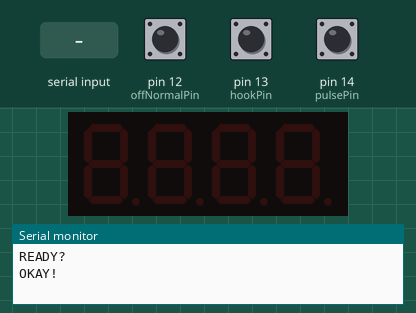
Simulated run of this sketch. Board: Arduino Mega 2560, built with avr-gcc and run on an emulated ATmega2560. On the bench: 4-digit seven-segment display, the last lines printed to the serial monitor. Inputs (shaded band) come from the test bench; at power-on: pin 13 (hookPin) HIGH, pin 12 (offNormalPin) HIGH, pin 14 (pulsePin) HIGH.

Above: at 1.2 s.
1.3 s: pin 13 (hookPin) pulled LOW for 0.15 s
At 1.9 s:
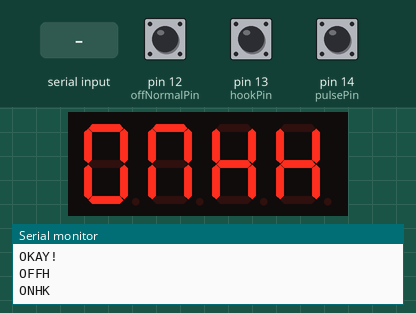
3.5 s: "INCOMING\n" received over Serial
At 5.6 s:
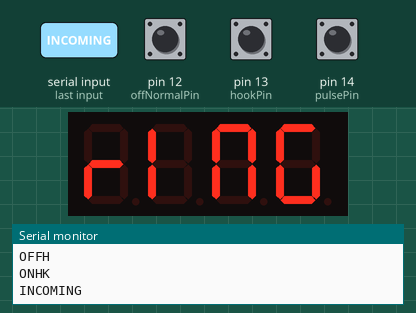
6.5 s: "ENDED\n" received over Serial
At 7.9 s:
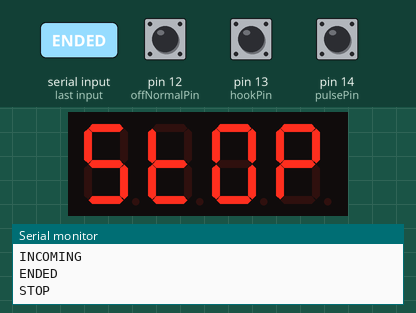
9.5 s: "HALT\n" received over Serial
At 11.4 s:
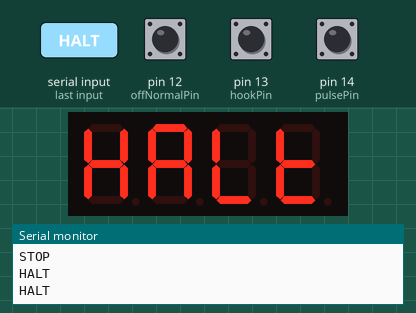
Timing chart, 0 to 12.9 s (numbered marks = the images above; inputs shaded):
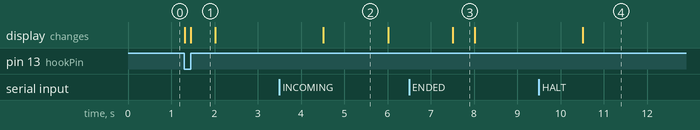

The sketch:

VintagePhone.ino
```cpp
#include "Phone.h"

const int pulsePin = 14;
const int offNormalPin = 12;
const int hookPin = 13;
const int ringerPin = 2;
const int ringerClockPin = 23;

Phone phone = Phone(hookPin, pulsePin, offNormalPin, ringerPin);

void setup() {
  Serial.begin(115200);
  while (!Serial) {}
  Serial.println("READY?");
  phone.begin();
  Serial.println("OKAY!");
}

void loop() {
  phone.update();
}
```

Dial.cpp
```cpp
#include "Dial.h"
#include "Ringer.h"

Dial::Dial(int pulsePin, int offNormalPin, Callback receiveDigit, Phone *phone)
  : pulsePin(pulsePin), offNormalPin(offNormalPin), onEmit(receiveDigit), phone(phone) {
}

void Dial::begin()
{
  pulse.attach(pulsePin, INPUT_PULLUP);
  pulse.interval(5);
  pulse.setPressedState(HIGH);

  offNormal.attach(offNormalPin, INPUT_PULLUP);
  offNormal.interval(5);
  offNormal.setPressedState(LOW);
}

void Dial::update()
{
  pulse.update();
  offNormal.update();

  if (offNormal.fell())
  {
    pulseCount = 0;
  } else if (offNormal.rose()) {
    emitDigit();
  } else if (pulse.rose())
  {
    pulseCount++;
  }
}

void Dial::clear() {
  number = "";
}

void Dial::emitDigit() {
  int digit = (pulseCount) % 10;
  pulseCount = 0;

  if (phone) {
    (phone->*onEmit)(digit);
  }
  number = number + digit;
  if (number.length() == 10) {
    emitNumber();
  }
}

void Dial::emitNumber() {
  Serial.println(number);
  clear();
}
```

Dial.h
```cpp
#ifndef DIAL_H
#define DIAL_H

#include <Bounce2.h>
#include "Ringer.h"

class Phone;
typedef void (Phone::*Callback)(int digit);

class Dial {
  public:
    Dial(int pulsePin, int offNormalPin, Callback receiveDigit, Phone *phone);
    void begin();
    void update();
    void clear();

  private:
    String number = "";

    const int pulsePin;
    const int offNormalPin;
    Ringer *ringer;
    Callback onEmit;
    Phone *phone;

    unsigned short pulseCount = 0;

    Bounce2::Button pulse;
    Bounce2::Button offNormal;

    void emitDigit();
    void emitNumber();
};


#endif // DIAL_H
```

Display.cpp
```cpp
#include "Display.h"

Display::Display(int clockPin, int dataPin) : tm(clockPin, dataPin) {}

void Display::begin() {
  tm.begin();
  tm.setBrightness(4);
  tm.clearScreen();
}

void Display::activate() {
  display("RING");
}

void Display::deactivate() {
}

void Display::update() {
  if (!(millis() % 2000)) {
    tm.clearScreen();
  }
}

void Display::display(String msg) {
  tm.display(msg);
}
```

Display.h
```cpp
#ifndef SEGMENTRINGER_H
#define SEGMENTRINGER_H

#import "Ringer.h"
#include <TM1637.h>


class Display : public Ringer {
  public:
    Display(int clockPin, int dataPin);
    void begin() override;
    void activate() override;
    void deactivate() override;
    void update() override;
    void display(String msg) override;
  private:
    TM1637 tm;
};

#endif
```

Magnet.cpp
```cpp
#include "Magnet.h"

Magnet::Magnet(int pin) : pin(pin), activated(false) {}

void Magnet::begin() {
  pinMode(pin, OUTPUT);
  deactivate();
}

void Magnet::activate() {
  digitalWrite(pin, HIGH);
  Serial.println("MAGNET ON");
}

void Magnet::deactivate() {
  digitalWrite(pin, LOW);
  Serial.println("MAGNET OFF");
}

void Magnet::pulse(int onInterval, int offInterval) {
  activate();
  delay(onInterval);
  deactivate();
  delay(offInterval);
}
```

Magnet.h
```cpp
#ifndef MAGNET_H
#define MAGNET_H

#include <Arduino.h>

class Magnet {
  public:
    Magnet(int pin);
    void begin();
    void activate();
    void deactivate();
    void pulse(int onInterval, int offInterval);
  private:
    const int pin;
    bool activated;
    int onInterval;
    int offInterval;
};

#endif
```

Mp3Ringer.cpp
```cpp
#include "Mp3Ringer.h"

Mp3Ringer::Mp3Ringer() {}

void Mp3Ringer::begin() {
  Serial1.begin(9600);
  dfp1.begin(Serial1, true, true);
  dfp1.volume(24);
}

void Mp3Ringer::activate() {
  dfp1.play(1);
}

void Mp3Ringer::deactivate() {
  dfp1.stop();
}

void Mp3Ringer::display(String msg) {
}

void Mp3Ringer::update() {
}
```

Mp3Ringer.h
```cpp
#ifndef MP3RINGER_H
#define MP3RINGER_H

#import "Ringer.h"
#include "DFRobotDFPlayerMini.h"


class Mp3Ringer : public Ringer {
  public:
    Mp3Ringer();
    void begin() override;
    void activate() override;
    void deactivate() override;
    void update() override;
    void display(String msg) override;
  private:
    DFRobotDFPlayerMini dfp1;

};

#endif
```

Phone.cpp
```cpp
#include <Arduino.h>
#include "Dial.h"
#include "Phone.h"
#include "Mp3Ringer.h"
#include "SolenoidRinger.h"
#include "Display.h"

Phone::Phone(int hookPin, int pulsePin, int offNormalPin, int ringerPin) : hookPin(hookPin),
  pulsePin(pulsePin),
  offNormalPin(offNormalPin),
  hook(),
  ringer(new Display(21, 23)),
  dial(pulsePin, offNormalPin, &Phone::receiveDigit, this)
{
}

void Phone::begin()
{
  hook.attach(hookPin, INPUT_PULLUP);
  hook.interval(5);
  hook.setPressedState(LOW);

  dial.begin();
  ringer->begin();

}

void Phone::reset() {
  while (true);
}

bool Phone::handleEvent(String command) {
  Serial.println(command);

  if (command == "INCOMING") {
    if (!isOnHook()) {
      report("BUSY");
    } else {
      ringer->activate();
    }
    return true;
  } else if (command == "ENDED") {
    ringer->deactivate();
    report("STOP");
    return true;
  } else if (command == "HALT") {
    report("HALT");
    while (true);
    return true;
  }
  return false;
}


void Phone::handleInput() {
  if (Serial.available()) {
    String command = Serial.readString();
    command.toUpperCase();
    command.trim();
    bool handled = handleEvent(command);
    if (!handled) {
      report("ERR ");
    }
  }
}

bool Phone::wasHungUp() {
  return hook.rose();
}

bool Phone::wasPickedUp() {
  return hook.fell();
}

void Phone::update()
{
  handleInput();
  hook.update();

  if (wasHungUp()) {
    report("ONHK");
    dial.clear();
  }

  if (wasPickedUp()) {
    report("OFFH");
    ringer->deactivate();
  }

  if (!isOnHook()) {
    dial.update();
  }

  ringer->update();
}

bool Phone::isOnHook()
{
  bool pressed = hook.read();
  return pressed;
}

void Phone::report(String msg) {
  Serial.println(msg);
  ringer->display(msg);
}

void Phone::receiveDigit(int digit) {
  String msg = "DGT";
  msg += digit;
  report(msg);
}
```

Phone.h
```cpp
#ifndef PHONE_H
#define PHONE_H

#include <Bounce2.h>
#include "Dial.h"
#include "Ringer.h"

class Phone
{
  public:
    Phone(int hookPin, int pulsePin, int offNormalPin, int ringerPin);
    void begin();
    void update();
    bool isOnHook();
    void report(String msg);
    void receiveDigit(int digit);

  private:
    const int hookPin;
    const int pulsePin;
    const int offNormalPin;

    Bounce2::Button hook;
    Dial dial;
    Ringer* ringer;

    void handleInput();
    bool handleEvent(String command);

    bool wasHungUp();
    bool wasPickedUp();

    void reset();
};

#endif // PHONE_H
```

Ringer.h
```cpp
#ifndef RINGER_H
#define RINGER_H

#include <Arduino.h>

enum class RingerState {
  OFF,
  RESTING,
  RINGING
};

class Ringer {
  public:
    virtual void begin() = 0;
    virtual void activate() = 0;
    virtual void deactivate() = 0;
    virtual void update() = 0;
    virtual void display(String msg) = 0;
};

#endif
```

SolenoidRinger.cpp
```cpp
#include <Arduino.h>
#include "SolenoidRinger.h"

SolenoidRinger::SolenoidRinger(int pin) : magnet(pin), isActivated(false) {}
SolenoidRinger::~SolenoidRinger() {
  magnet.deactivate();
}

void SolenoidRinger::begin() {
  magnet.begin();
  isActivated = false;
}

void SolenoidRinger::activate() {
  isActivated = true;
  isPulsing = true;
  lastCycleStarted = millis();
  Serial.println("RINGING");
}

void SolenoidRinger::deactivate() {
  isActivated = false;
  isPulsing = false;
  Serial.println("STOPPED");
}

void SolenoidRinger::update() {
  if (isActivated) {
    if (isPulsing) {
      magnet.pulse(24, 24);
    }

    auto timeSinceBeginning = millis() - lastCycleStarted;
    bool isReadyToSwitch = timeSinceBeginning > (isActivated ? 2000 : 4000);

    if (isReadyToSwitch) {
      isPulsing = !isPulsing;
      lastCycleStarted = millis();
    }
  }
}

void SolenoidRinger::display(String msg) {
}
```

SolenoidRinger.h
```cpp
#ifndef SOLENOIDRINGER_H
#define SOLENOIDRINGER_H

#import "Ringer.h"
#import "Magnet.h"

class SolenoidRinger : public Ringer {
  public:
    SolenoidRinger(int pin);
    ~SolenoidRinger();
    void begin() override;
    void activate() override;
    void deactivate() override;
    void update() override;
    void display(String msg) override;

  private:
    Magnet magnet;
    bool isActivated;
    bool isPulsing;
    unsigned long lastCycleStarted;
};

#endif
```

Measured:
- after the input at 1.3 s, the display: first changes at once (image 1 shows a later state)
- after the input at 3.5 s, the display: changes after 1.0 s (image 2)
- after the input at 6.5 s, the display: changes after 1.0 s (image 3)
- after the input at 9.5 s, the display: changes after 1.0 s (image 4)
- what the display in image 1 shows lasts 0.5 s, from 1.5 s to 2.0 s
- what the display in image 2 shows lasts 1.5 s, from 4.5 s to 6.0 s
- what the display in image 3 shows lasts 0.5 s, from 7.5 s to 8.0 s
